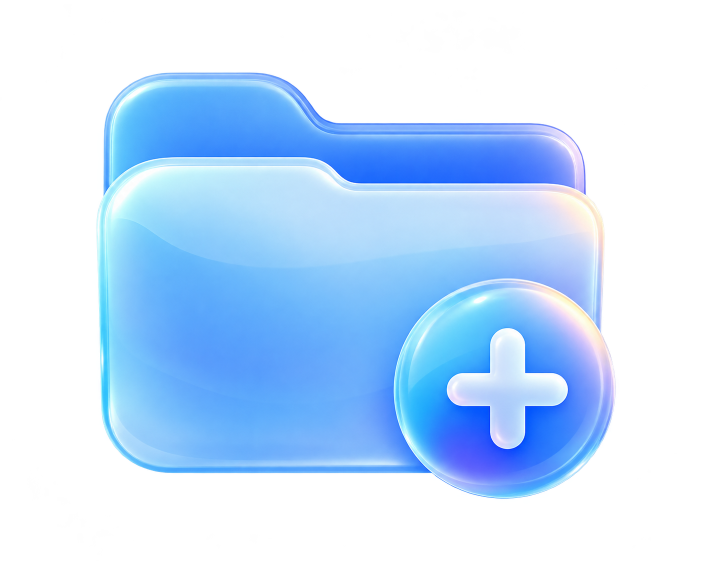
#> input picture assets/welcome-new-project-v1.png, 1402 x 1122 px (shown at 1/2 size)
$ python -i icon_assets.py   (imports and definitions only)
#> lines starting #> are read from the running program, lines starting #| are printed output that depends on the picture
#> further down, picture is the input picture: PIL image 1402x1122 RGBA; mean R, G, B, A 61.5, 90.2, 120.6, 119
"""Runtime access to the generated review-workspace icon set."""
from __future__ import annotations

import os
from functools import lru_cache

from PIL import Image, ImageChops, ImageTk


_SPRITE_PATH = os.path.join(os.path.dirname(os.path.dirname(__file__)), "assets", "ui-icons-v2.png")
_NAV_SPRITE_PATH = os.path.join(os.path.dirname(os.path.dirname(__file__)), "assets", "nav-icons-v1.png")
_POSITIONS = {
    "back": (0, 0),
    "forward": (1, 0),
    "pan": (2, 0),
    "box": (3, 0),
    "undo": (0, 1),
    "redo": (1, 1),
    "delete": (2, 1),
    "save": (3, 1),
}


@lru_cache(maxsize=1)
def _sprite():
    return Image.open(_SPRITE_PATH).convert("RGBA")


@lru_cache(maxsize=1)
def _nav_sprite():
    return Image.open(_NAV_SPRITE_PATH).convert("RGBA")


def icon(name, size=24):
    """Return a transparent PhotoImage cropped from the generated icon sprite."""
    image = _sprite()
    col, row = _POSITIONS[name]
    cell_w, cell_h = image.width // 4, image.height // 2
    cell = image.crop((col * cell_w, row * cell_h, (col + 1) * cell_w, (row + 1) * cell_h)).convert("RGB")
    diff = ImageChops.difference(cell, Image.new("RGB", cell.size, "white"))
    bbox = diff.getbbox() or (0, 0, cell.width, cell.height)
    margin = 18
    left = max(0, bbox[0] - margin)
    top = max(0, bbox[1] - margin)
    right = min(cell.width, bbox[2] + margin)
    bottom = min(cell.height, bbox[3] + margin)
    glyph = _transparent(cell.crop((left, top, right, bottom)))
    glyph.thumbnail((size, size), Image.Resampling.LANCZOS)
    result = Image.new("RGBA", (size, size), (255, 255, 255, 0))
    result.alpha_composite(glyph, ((size - glyph.width) // 2, (size - glyph.height) // 2))
    return ImageTk.PhotoImage(result)


def nav_icon(name, size=19):
    positions = {"auto": (0, 0), "review": (1, 0), "approved": (0, 1), "settings": (1, 1)}
    image = _nav_sprite()
    col, row = positions[name]
    cell_w, cell_h = image.width // 2, image.height // 2
    cell = image.crop((col * cell_w, row * cell_h, (col + 1) * cell_w, (row + 1) * cell_h)).convert("RGB")
    diff = ImageChops.difference(cell, Image.new("RGB", cell.size, "white"))
    bbox = diff.getbbox() or (0, 0, cell.width, cell.height)
    margin = 24
    glyph = _transparent(cell.crop((max(0, bbox[0] - margin), max(0, bbox[1] - margin),
                                   min(cell.width, bbox[2] + margin), min(cell.height, bbox[3] + margin))))
    glyph.thumbnail((size, size), Image.Resampling.LANCZOS)
    result = Image.new("RGBA", (size, size), (255, 255, 255, 0))
    result.alpha_composite(glyph, ((size - glyph.width) // 2, (size - glyph.height) // 2))
    return ImageTk.PhotoImage(result)


def _transparent(image):
    """Convert the generated white matte into alpha while retaining antialiasing."""
    rgb = image.convert("RGB")
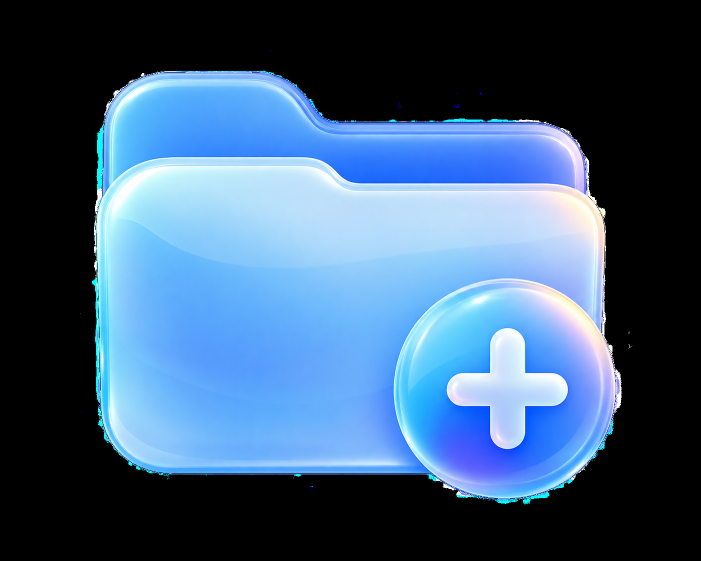
#> rgb: PIL image 1402x1122 RGB (shown at 1/2 size); mean R, G, B 61.5, 90.2, 120.6
    difference = ImageChops.difference(rgb, Image.new("RGB", rgb.size, "white"))
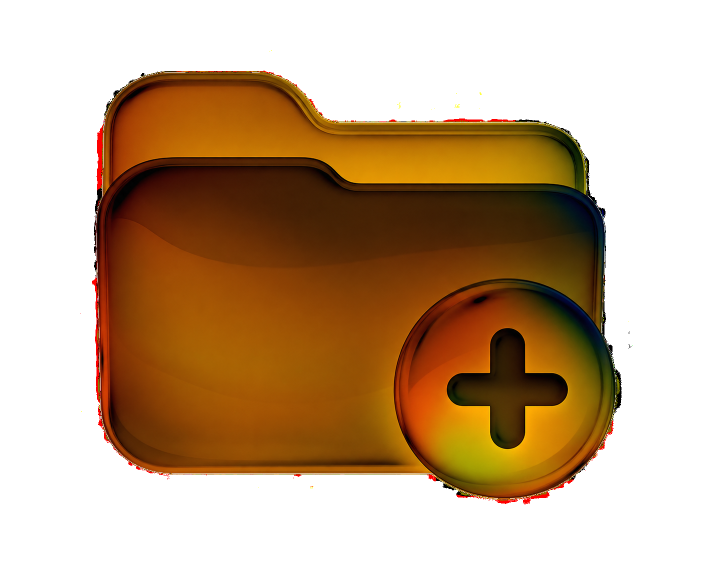
#> difference: PIL image 1402x1122 RGB (shown at 1/2 size); mean R, G, B 193.5, 164.8, 134.4
    alpha = difference.convert("L").point(lambda value: min(255, value * 4))
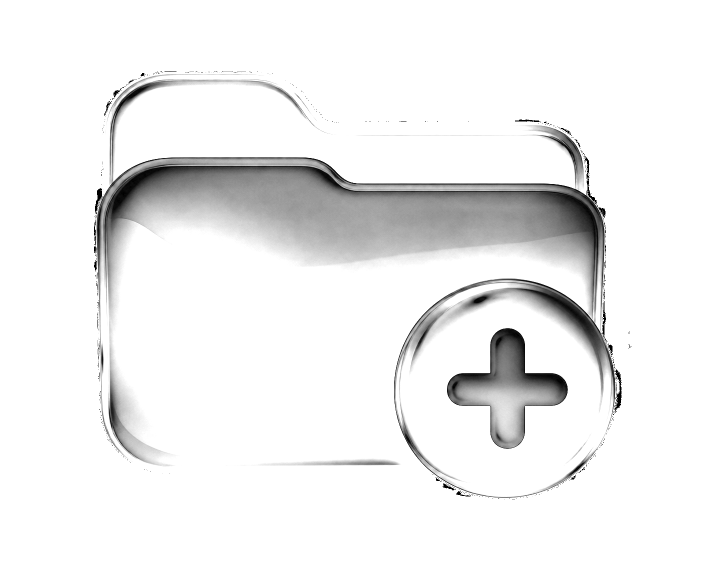
#> alpha: PIL image 1402x1122 L (shown at 1/2 size); min 0, max 255, mean 238.1
    rgba = rgb.convert("RGBA")
    rgba.putalpha(alpha)
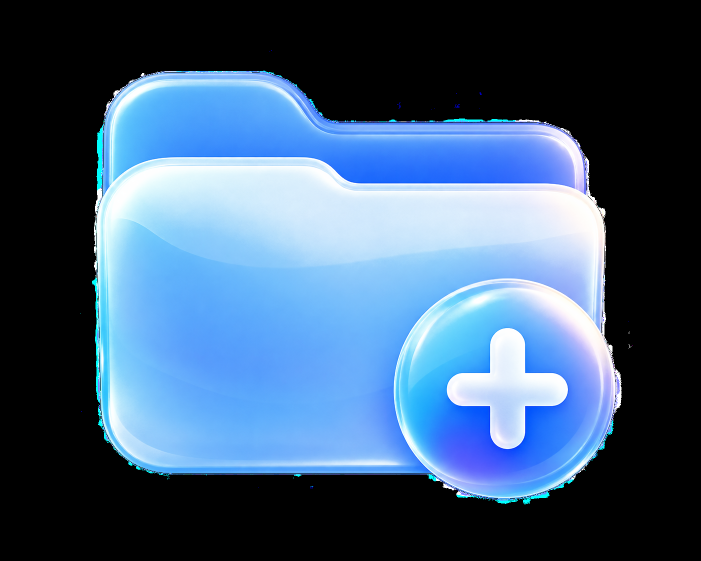
#> rgba: PIL image 1402x1122 RGBA (shown at 1/2 size); mean R, G, B, A 61.5, 90.2, 120.6, 238.1; transparent parts drawn white
    return rgba

>>> from PIL import Image
>>> picture = Image.open('../assets/welcome-new-project-v1.png')
>>> result = _transparent(picture)

$ run again, on assets/welcome-open-project-v1.png
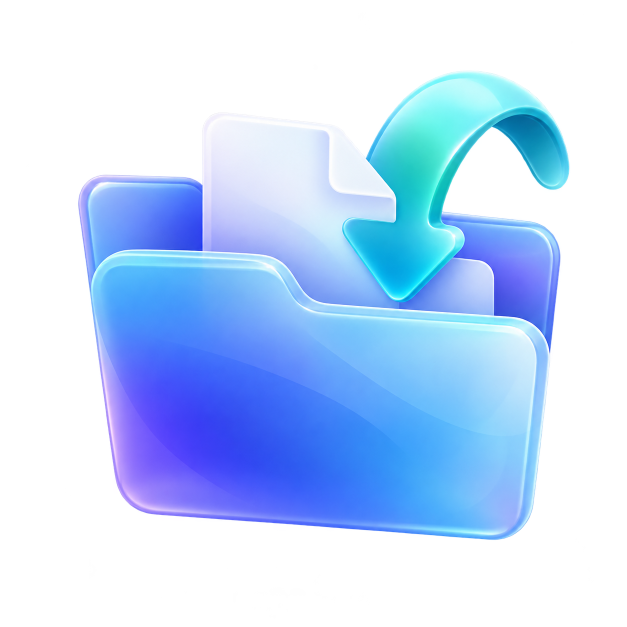
#> input picture assets/welcome-open-project-v1.png, 1254 x 1254 px (shown at 1/2 size)
#> picture is the input picture: PIL image 1254x1254 RGBA; mean R, G, B, A 53.9, 78.7, 113.2, 113.1
#> in _transparent, `difference = ImageChops.difference(rgb, Image.new("RGB", rgb.size, "wh..`:
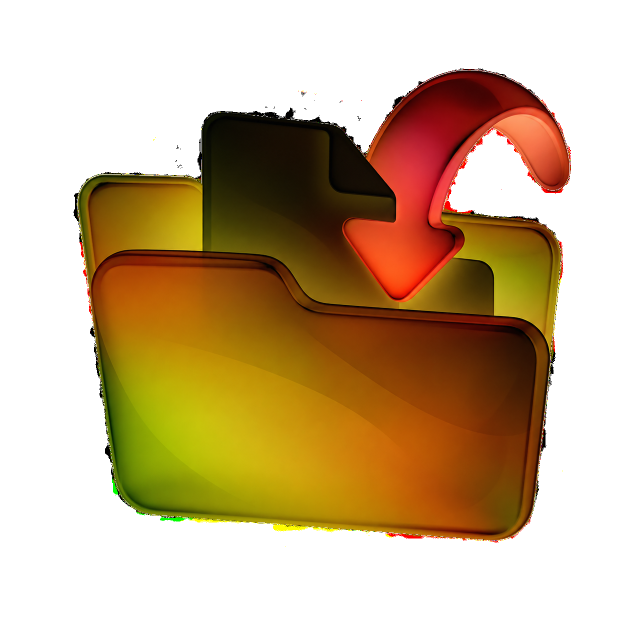
#> difference: PIL image 1254x1254 RGB (shown at 1/2 size); mean R, G, B 201.1, 176.3, 141.8
#> in _transparent, `rgba.putalpha(alpha)`:
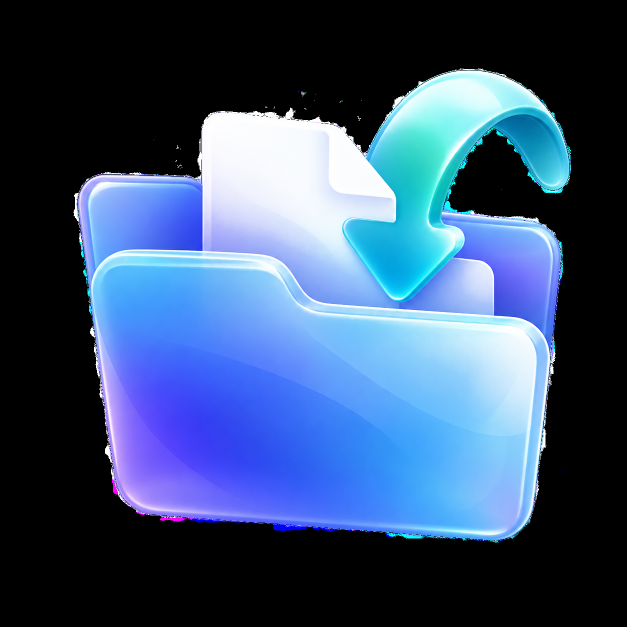
#> rgba: PIL image 1254x1254 RGBA (shown at 1/2 size); mean R, G, B, A 53.9, 78.7, 113.2, 239.5; transparent parts drawn white

$ run again, on assets/workbench-reference-v1.png
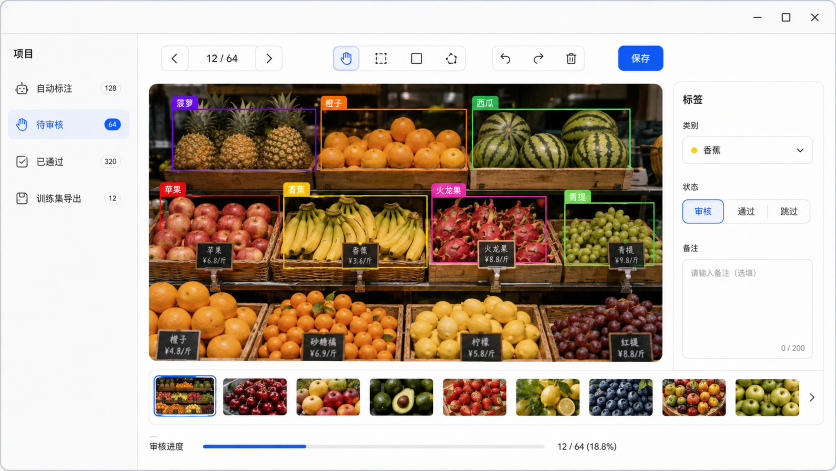
#> input picture assets/workbench-reference-v1.png, 1672 x 941 px (shown at 1/2 size)
#> picture is the input picture: PIL image 1672x941 RGB; mean R, G, B 190.5, 176, 161.4
#> in _transparent, `difference = ImageChops.difference(rgb, Image.new("RGB", rgb.size, "wh..`:
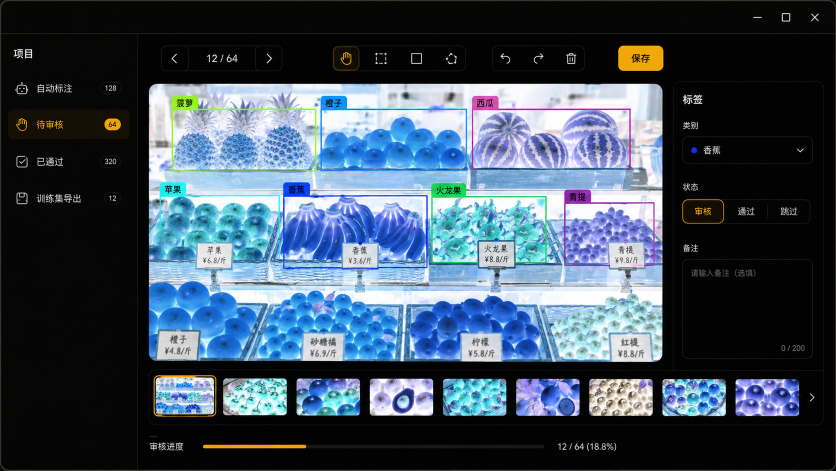
#> difference: PIL image 1672x941 RGB (shown at 1/2 size); mean R, G, B 64.5, 79, 93.6
#> in _transparent, `alpha = difference.convert("L").point(lambda value: min(255, value * 4))`:
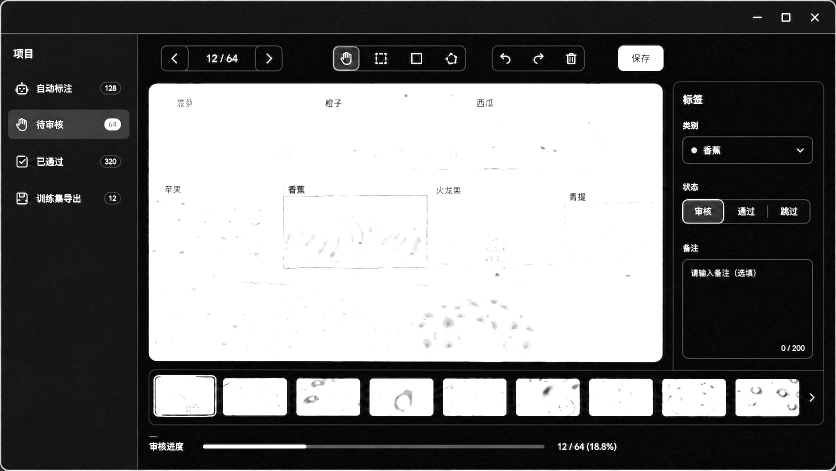
#> alpha: PIL image 1672x941 L (shown at 1/2 size); min 0, max 255, mean 119.5
